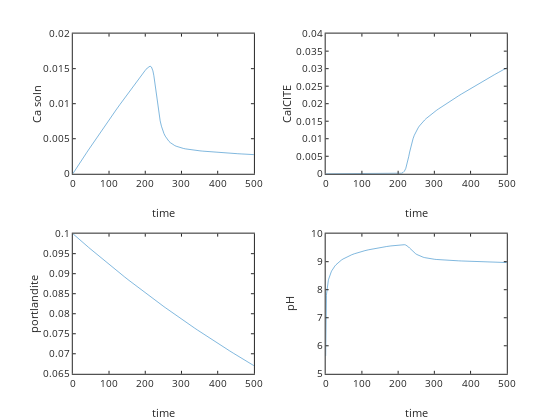

Notebook source saved alongside this figure:
### Code cell
f=@(t,Ca) dCa_by_dt(t,Ca);

%[t, C]=ode23s(f,[0 1500],[10 1e-9 1e-9]);
[t, C]=ode45(f,[0 500],[0.1 1E-9 0]);

%C(:,1) portlandite left over
%C(:,2) CaCO3 ppte
Caplt=C(:,3); %Ca
for i=1:length(Caplt)
    [H,OH,H2CO3,HCO3,CO3]=CCaspeciesopennoCa(Caplt(i),Kw,KH,Ka1,Ka2,PCO2);
    pH(i)=-log10(H);
end

subplot(221); plot(t,C(:,3)); ylabel('Ca soln'); xlabel('time')
subplot(222); plot(t,C(:,2)); ylabel('CalCITE'); xlabel('time')
subplot(223); plot(t,C(:,1)); ylabel('portlandite'); xlabel('time')
subplot(224); plot(t,pH); ylabel('pH'); xlabel('time')
